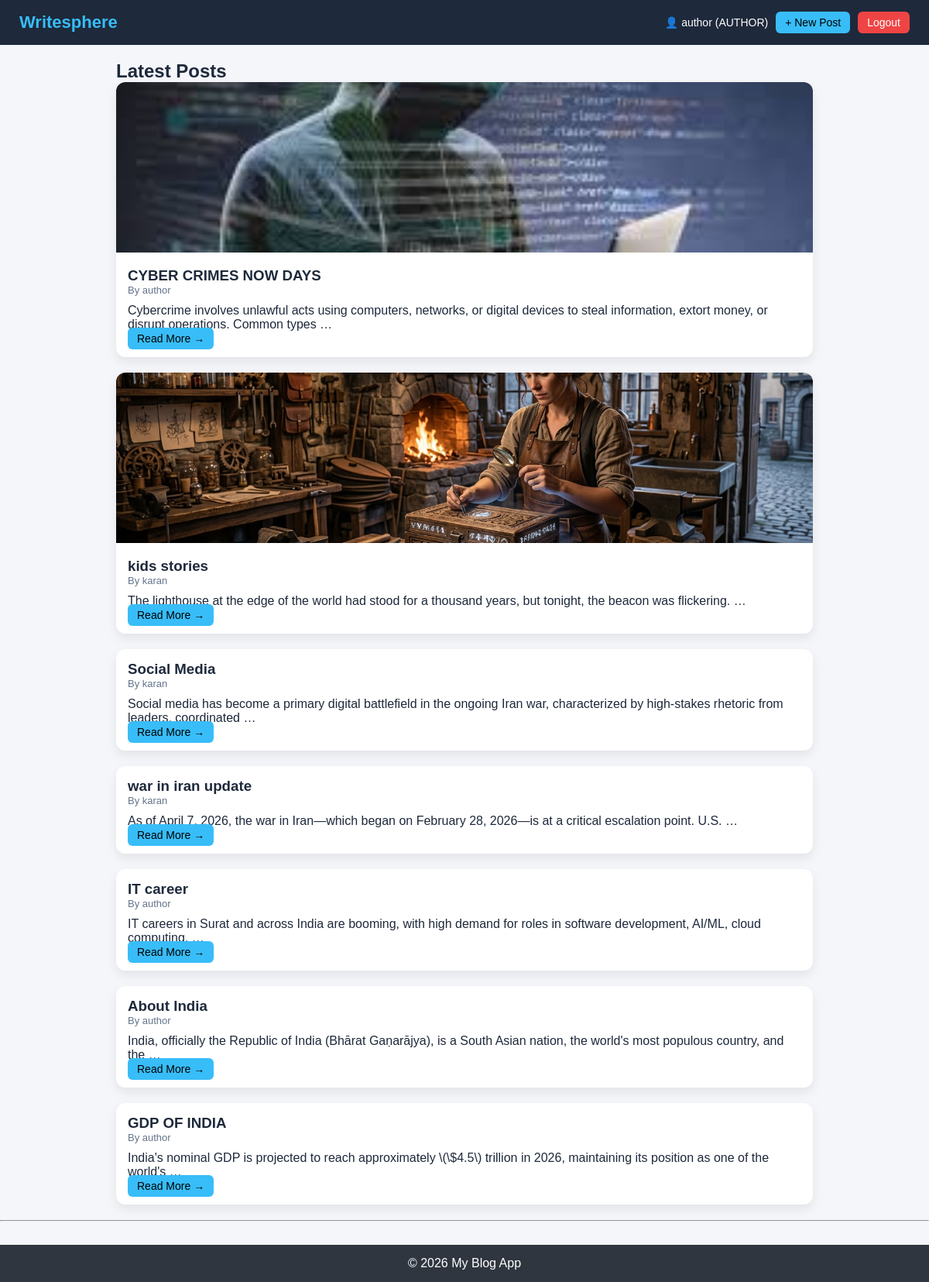
The app's page / (signed in) with its own data.
### accounts/models.py (models this page shows, shortened)
class CustomUser(AbstractUser):
    ROLE_CHOICES = (
        ('author','Author'),
        ('reader','Reader'),
    )
    role = models.CharField(max_length=10,choices=ROLE_CHOICES,default='reader')

### blog/models.py (models this page shows, shortened)
class Post(models.Model):
    author = models.ForeignKey(settings.AUTH_USER_MODEL, on_delete=models.CASCADE)
    title = models.CharField(max_length=200)
    content = models.TextField()
    cover_image = models.ImageField(upload_to='posts/', null=True, blank=True)  # ✅
    created_at = models.DateTimeField(auto_now_add=True)
    updated_at = models.DateTimeField(auto_now=True)

### blog/views.py (the view)
# urls.py: path('',home, name='home'),
@login_required
def home(request):
    posts = Post.objects.all().order_by('-created_at')
    return render(request, 'home.html', {'posts': posts})

### blog/templates/home.html (shortened to what this page needs)
{% extends 'base.html' %}
{% block content %}
<div class="container">
    <h2 class="page-title">Latest Posts</h2>
    {% for post in posts %}
        <div class="post-card">
            {% if post.cover_image %}
                <img src="{{ post.cover_image.url }}" alt="Post Image">
            {% endif %}
            <div class="content">
                <h3>{{ post.title }}</h3>
                <p class="post-meta">
                    By {{ post.author.username }}
                </p>
                <p>{{ post.content|truncatewords:20 }}</p>
                <a class="btn read-btn" href="{% url 'detail' post.id %}">
                    Read More →
                </a>
            </div>
        </div>
    {% empty %}
        <p class="no-post">No posts available</p>
    {% endfor %}
</div>
{% endblock %}

### blog/templates/partials/header.html
<nav class="navbar">
    <div class="nav-left">
        <a href="{% url 'home' %}" class="logo">Writesphere</a>
    </div>
    <div class="nav-right">
        {% if user.is_authenticated %}
            <span class="user-info">
                👤 {{ user.username }} ({{ user.role }})
            </span>
            {% if user.role == 'AUTHOR' or user.role == 'ADMIN' %}
                <a href="{% url 'create' %}" class="btn">+ New Post</a>
            {% endif %}
            <a href="{% url 'logout' %}" class="btn logout">Logout</a>
        {% else %}
            <a href="{% url 'login' %}" class="btn">Login</a>
            <a href="{% url 'register' %}" class="btn register">Register</a>
        {% endif %}
    </div>
</nav>

### static/css/style.css (style rules this page uses)
* { margin: 0; padding: 0; box-sizing: border-box; }
body { font-family: Arial, sans-serif; background-color: #f5f6fa; color: #1e293b; }
.container { width: 85%; max-width: 900px; margin: 20px auto; }
.navbar { display: flex; justify-content: space-between; align-items: center; background: #1e293b; padding: 15px 25px; flex-wrap: wrap; }
.logo { color: #38bdf8; font-size: 22px; font-weight: bold; text-decoration: none; }
.nav-right { display: flex; align-items: center; gap: 10px; }
.user-info { color: #fff; font-size: 14px; }
.btn { background: #38bdf8; color: #000; padding: 6px 12px; border-radius: 6px; text-decoration: none; font-size: 14px; transition: 0.3s; }
.logout { background: #ef4444; color: white; }
.post-card { background: #fff; border-radius: 12px; overflow: hidden; box-shadow: 0 6px 14px rgba(0,0,0,0.08); margin-bottom: 20px; transition: transform 0.2s; }
.post-card img { width: 100%; height: 220px; object-fit: cover; }
.post-card .content { padding: 15px; }
.post-meta { font-size: 13px; color: #64748b; margin-bottom: 10px; }

### records on screen
CustomUser: username "author", role "AUTHOR"
Post: cover_image (picture), title "CYBER CRIMES NOW DAYS", author.username "author", content "Cybercrime involves unlawful acts using computers, networks, or digital devices to steal information, extort money, or disrupt operations. Common types …"
Post: cover_image (picture), title "kids stories", author.username "karan", content "The lighthouse at the edge of the world had stood for a thousand years, but tonight, the beacon was flickering. …"
Post: title "Social Media", author.username "karan", content "Social media has become a primary digital battlefield in the ongoing Iran war, characterized by high-stakes rhetoric from leaders, coordinated …"
Post: title "war in iran update", author.username "karan", content "As of April 7, 2026, the war in Iran—which began on February 28, 2026—is at a critical escalation point. U.S. …"
Post: title "IT career", author.username "author", content "IT careers in Surat and across India are booming, with high demand for roles in software development, AI/ML, cloud computing, …"
Post: title "About India", author.username "author", content "India, officially the Republic of India (Bhārat Gaṇarājya), is a South Asian nation, the world's most populous country, and the …"
Post: title "GDP OF INDIA", author.username "author", content "India's nominal GDP is projected to reach approximately \\(\\$4.5\\) trillion in 2026, maintaining its position as one of the world's …"
